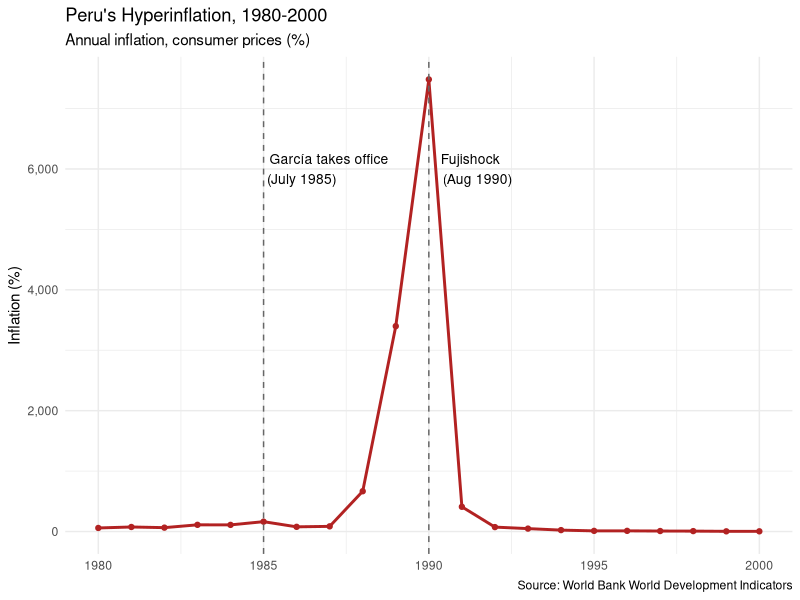
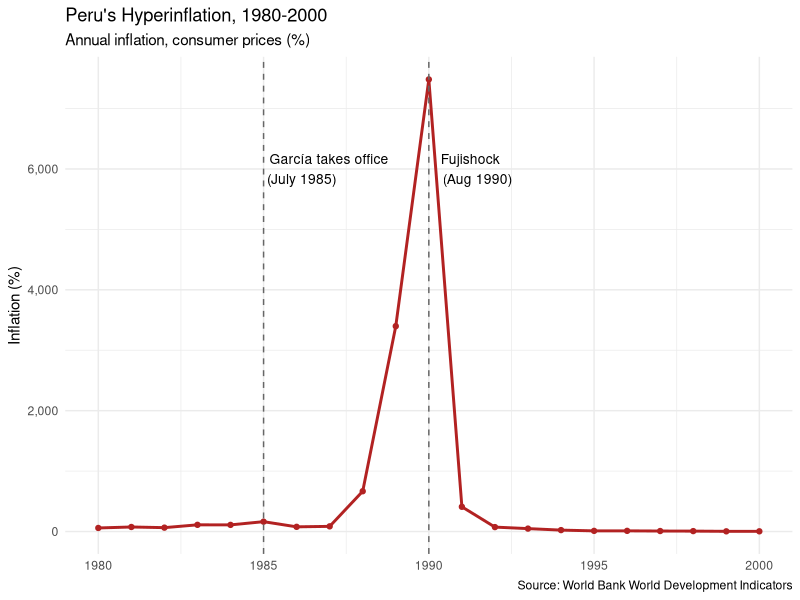

These figures' R source, in order:
# 02_charts.R
# Chart of Peru's inflation, 1980-2000

library(tidyverse)

# Load the data we saved in 01_get_data.R
latam <- read_csv("data/latam_wdi.csv", show_col_types = FALSE)
# Keep only Peru, 1980-2000
peru <- latam %>%
  filter(country == "Peru", year >= 1980, year <= 2000)

# Build the chart
p <- ggplot(peru, aes(x = year, y = inflation)) +
  geom_line(linewidth = 1, color = "firebrick") +
  geom_point(color = "firebrick") +
  # Dashed lines marking key events
  geom_vline(xintercept = c(1985, 1990), linetype = "dashed", color = "gray40") +
  annotate("text", x = 1985, y = 6000, label = "García takes office\n(July 1985)",
           hjust = -0.05, size = 3.5) +
  annotate("text", x = 1990, y = 6000, label = "Fujishock\n(Aug 1990)",
           hjust = -0.2, size = 3.5) +
  scale_y_continuous(labels = scales::comma) +
  labs(title = "Peru's Hyperinflation, 1980-2000",
       subtitle = "Annual inflation, consumer prices (%)",
       x = NULL, y = "Inflation (%)",
       caption = "Source: World Bank World Development Indicators") +
  theme_minimal()

# Show it
print(p)

# Save it as an image for GitHub
dir.create("figures", showWarnings = FALSE)
ggsave("figures/peru_inflation_1980_2000.png", p, width = 8, height = 5, dpi = 300)
